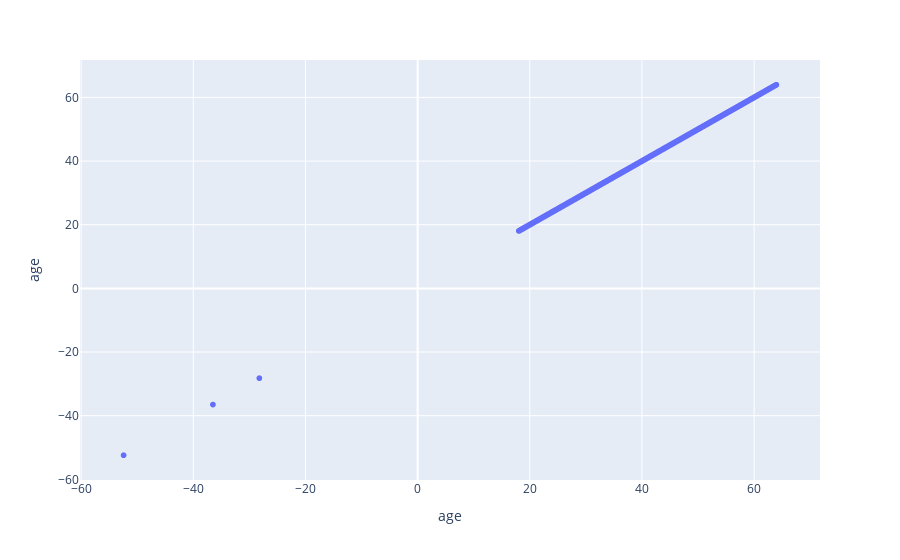

Notebook code for this chart:
### Code cell
graph = px.scatter_matrix(base_credit, dimensions = ["age"])
graph.show()

### Figure 1 — Plotly figure (JSON) as saved in the notebook; plotly's stock layout.template omitted (floating-point values rounded to 4 significant figures; data arrays with more than 128 entries replaced by an {"elided": "..."} marker saying what was removed)
{"data": [{"dimensions": [{"axis": {"matches": true}, "label": "age", "values": {"elided": "2000 float values"}}], "hovertemplate": "%{xaxis.title.text}=%{x}<br>%{yaxis.title.text}=%{y}<extra></extra>", "legendgroup": "", "marker": {"color": "#636efa", "symbol": "circle"}, "name": "", "showlegend": false, "type": "splom"}], "layout": {"dragmode": "select", "legend": {"tracegroupgap": 0}, "margin": {"t": 60}}}
